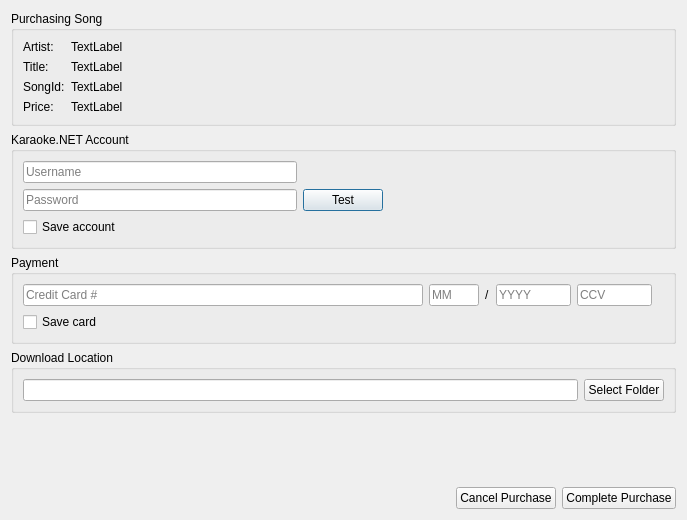
<?xml version="1.0" encoding="UTF-8"?>
<ui version="4.0">
 <class>DlgSongShopPurchase</class>
 <widget class="QDialog" name="DlgSongShopPurchase">
  <property name="geometry">
   <rect>
    <x>0</x>
    <y>0</y>
    <width>687</width>
    <height>520</height>
   </rect>
  </property>
  <property name="windowTitle">
   <string>Song Shop Checkout</string>
  </property>
  <layout class="QVBoxLayout" name="verticalLayout_5">
   <item>
    <widget class="QGroupBox" name="groupBox_3">
     <property name="title">
      <string>Purchasing Song</string>
     </property>
     <layout class="QFormLayout" name="formLayout_2">
      <item row="0" column="0">
       <widget class="QLabel" name="label_7">
        <property name="text">
         <string>Artist:</string>
        </property>
       </widget>
      </item>
      <item row="0" column="1">
       <widget class="QLabel" name="labelArtist">
        <property name="text">
         <string>TextLabel</string>
        </property>
       </widget>
      </item>
      <item row="1" column="0">
       <widget class="QLabel" name="label_8">
        <property name="text">
         <string>Title:</string>
        </property>
       </widget>
      </item>
      <item row="1" column="1">
       <widget class="QLabel" name="labelTitle">
        <property name="text">
         <string>TextLabel</string>
        </property>
       </widget>
      </item>
      <item row="2" column="0">
       <widget class="QLabel" name="label_11">
        <property name="text">
         <string>SongId:</string>
        </property>
       </widget>
      </item>
      <item row="2" column="1">
       <widget class="QLabel" name="labelSongId">
        <property name="text">
         <string>TextLabel</string>
        </property>
       </widget>
      </item>
      <item row="3" column="0">
       <widget class="QLabel" name="label">
        <property name="text">
         <string>Price:</string>
        </property>
       </widget>
      </item>
      <item row="3" column="1">
       <widget class="QLabel" name="labelPrice">
        <property name="text">
         <string>TextLabel</string>
        </property>
       </widget>
      </item>
     </layout>
    </widget>
   </item>
   <item>
    <widget class="QGroupBox" name="groupBox_2">
     <property name="title">
      <string>Karaoke.NET Account</string>
     </property>
     <layout class="QGridLayout" name="gridLayout">
      <item row="0" column="0">
       <widget class="QLineEdit" name="lineEditKNUser">
        <property name="placeholderText">
         <string>Username</string>
        </property>
       </widget>
      </item>
      <item row="0" column="2">
       <spacer name="horizontalSpacer_4">
        <property name="orientation">
         <enum>Qt::Horizontal</enum>
        </property>
        <property name="sizeHint" stdset="0">
         <size>
          <width>281</width>
          <height>20</height>
         </size>
        </property>
       </spacer>
      </item>
      <item row="1" column="0">
       <widget class="QLineEdit" name="lineEditKNPass">
        <property name="inputMethodHints">
         <set>Qt::ImhHiddenText|Qt::ImhNoAutoUppercase|Qt::ImhNoPredictiveText|Qt::ImhSensitiveData</set>
        </property>
        <property name="echoMode">
         <enum>QLineEdit::Password</enum>
        </property>
        <property name="placeholderText">
         <string>Password</string>
        </property>
       </widget>
      </item>
      <item row="1" column="2">
       <spacer name="horizontalSpacer_5">
        <property name="orientation">
         <enum>Qt::Horizontal</enum>
        </property>
        <property name="sizeHint" stdset="0">
         <size>
          <width>281</width>
          <height>20</height>
         </size>
        </property>
       </spacer>
      </item>
      <item row="2" column="0">
       <widget class="QCheckBox" name="cbxSaveAccount">
        <property name="text">
         <string>Save account</string>
        </property>
       </widget>
      </item>
      <item row="2" column="2">
       <spacer name="horizontalSpacer_6">
        <property name="orientation">
         <enum>Qt::Horizontal</enum>
        </property>
        <property name="sizeHint" stdset="0">
         <size>
          <width>281</width>
          <height>20</height>
         </size>
        </property>
       </spacer>
      </item>
      <item row="1" column="1">
       <widget class="QPushButton" name="pushButtonTestLogin">
        <property name="text">
         <string>Test</string>
        </property>
       </widget>
      </item>
     </layout>
    </widget>
   </item>
   <item>
    <widget class="QGroupBox" name="groupBox">
     <property name="title">
      <string>Payment</string>
     </property>
     <layout class="QVBoxLayout" name="verticalLayout_4">
      <item>
       <layout class="QHBoxLayout" name="horizontalLayout">
        <item>
         <layout class="QVBoxLayout" name="verticalLayout">
          <item>
           <widget class="QLineEdit" name="lineEditCCN">
            <property name="minimumSize">
             <size>
              <width>400</width>
              <height>0</height>
             </size>
            </property>
            <property name="focusPolicy">
             <enum>Qt::ClickFocus</enum>
            </property>
            <property name="inputMethodHints">
             <set>Qt::ImhDigitsOnly|Qt::ImhHiddenText|Qt::ImhNoAutoUppercase|Qt::ImhNoPredictiveText|Qt::ImhSensitiveData</set>
            </property>
            <property name="echoMode">
             <enum>QLineEdit::Password</enum>
            </property>
            <property name="placeholderText">
             <string>Credit Card #</string>
            </property>
           </widget>
          </item>
         </layout>
        </item>
        <item>
         <layout class="QVBoxLayout" name="verticalLayout_2">
          <item>
           <layout class="QHBoxLayout" name="horizontalLayout_2">
            <item>
             <widget class="QLineEdit" name="lineEditCCM">
              <property name="sizePolicy">
               <sizepolicy hsizetype="Minimum" vsizetype="Fixed">
                <horstretch>0</horstretch>
                <verstretch>0</verstretch>
               </sizepolicy>
              </property>
              <property name="maximumSize">
               <size>
                <width>50</width>
                <height>16777215</height>
               </size>
              </property>
              <property name="inputMethodHints">
               <set>Qt::ImhDigitsOnly</set>
              </property>
              <property name="maxLength">
               <number>2</number>
              </property>
              <property name="placeholderText">
               <string>MM</string>
              </property>
             </widget>
            </item>
            <item>
             <widget class="QLabel" name="label_4">
              <property name="text">
               <string>/</string>
              </property>
             </widget>
            </item>
            <item>
             <widget class="QLineEdit" name="lineEditCCY">
              <property name="sizePolicy">
               <sizepolicy hsizetype="Minimum" vsizetype="Fixed">
                <horstretch>0</horstretch>
                <verstretch>0</verstretch>
               </sizepolicy>
              </property>
              <property name="maximumSize">
               <size>
                <width>75</width>
                <height>16777215</height>
               </size>
              </property>
              <property name="inputMethodHints">
               <set>Qt::ImhDigitsOnly</set>
              </property>
              <property name="inputMask">
               <string/>
              </property>
              <property name="maxLength">
               <number>4</number>
              </property>
              <property name="placeholderText">
               <string>YYYY</string>
              </property>
             </widget>
            </item>
           </layout>
          </item>
         </layout>
        </item>
        <item>
         <layout class="QVBoxLayout" name="verticalLayout_3">
          <item>
           <widget class="QLineEdit" name="lineEditCCV">
            <property name="sizePolicy">
             <sizepolicy hsizetype="Minimum" vsizetype="Fixed">
              <horstretch>0</horstretch>
              <verstretch>0</verstretch>
             </sizepolicy>
            </property>
            <property name="maximumSize">
             <size>
              <width>75</width>
              <height>16777215</height>
             </size>
            </property>
            <property name="inputMethodHints">
             <set>Qt::ImhDigitsOnly</set>
            </property>
            <property name="maxLength">
             <number>4</number>
            </property>
            <property name="placeholderText">
             <string>CCV</string>
            </property>
           </widget>
          </item>
         </layout>
        </item>
        <item>
         <spacer name="horizontalSpacer_3">
          <property name="orientation">
           <enum>Qt::Horizontal</enum>
          </property>
          <property name="sizeHint" stdset="0">
           <size>
            <width>40</width>
            <height>20</height>
           </size>
          </property>
         </spacer>
        </item>
       </layout>
      </item>
      <item>
       <layout class="QHBoxLayout" name="horizontalLayout_3">
        <item>
         <widget class="QCheckBox" name="cbxSaveCard">
          <property name="text">
           <string>Save card</string>
          </property>
         </widget>
        </item>
        <item>
         <spacer name="horizontalSpacer">
          <property name="orientation">
           <enum>Qt::Horizontal</enum>
          </property>
          <property name="sizeHint" stdset="0">
           <size>
            <width>40</width>
            <height>20</height>
           </size>
          </property>
         </spacer>
        </item>
       </layout>
      </item>
     </layout>
    </widget>
   </item>
   <item>
    <widget class="QGroupBox" name="groupBox_4">
     <property name="title">
      <string>Download Location</string>
     </property>
     <layout class="QHBoxLayout" name="horizontalLayout_5">
      <item>
       <widget class="QLineEdit" name="lineEditDirectory">
        <property name="readOnly">
         <bool>true</bool>
        </property>
       </widget>
      </item>
      <item>
       <widget class="QPushButton" name="pushButtonBrowse">
        <property name="text">
         <string>Select Folder</string>
        </property>
       </widget>
      </item>
     </layout>
    </widget>
   </item>
   <item>
    <spacer name="verticalSpacer">
     <property name="orientation">
      <enum>Qt::Vertical</enum>
     </property>
     <property name="sizeHint" stdset="0">
      <size>
       <width>20</width>
       <height>40</height>
      </size>
     </property>
    </spacer>
   </item>
   <item>
    <layout class="QHBoxLayout" name="horizontalLayout_4">
     <item>
      <spacer name="horizontalSpacer_2">
       <property name="orientation">
        <enum>Qt::Horizontal</enum>
       </property>
       <property name="sizeHint" stdset="0">
        <size>
         <width>40</width>
         <height>20</height>
        </size>
       </property>
      </spacer>
     </item>
     <item>
      <widget class="QPushButton" name="pushButtonCancel">
       <property name="text">
        <string>Cancel Purchase</string>
       </property>
      </widget>
     </item>
     <item>
      <widget class="QPushButton" name="btnPurchase">
       <property name="text">
        <string>Complete Purchase</string>
       </property>
      </widget>
     </item>
    </layout>
   </item>
  </layout>
 </widget>
 <resources/>
 <connections/>
</ui>
